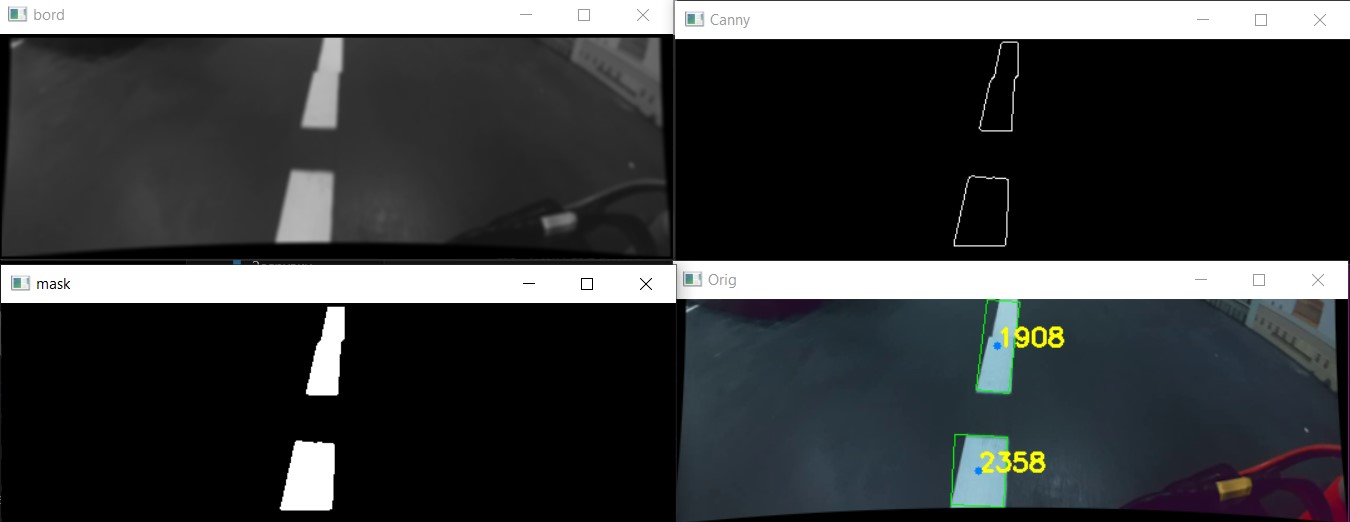
#> input picture road_lines.jpg, 1350 x 522 px, given in place of 1080.mp4, which was not available
$ python recog_lines.py
#> lines starting #> are read from the running program, lines starting #| are printed output that depends on the picture; after the words box and inside, x2 and y2 are one past the last pixel; in counts of white or black regions, pixels touching at a corner belong together; pictures that were not available may be replaced by others from this repository, and a replacement may not be noted
import cv2
import numpy as np
import time

frame_width = 2592
frame_height = 1944
focal_length_mm = 0.87  # фокусное расстояние в мм
sensor_diagonal_mm = 4  # диагональ сенсора в мм
aspect_ratio = 4/3  # соотношение сторон кадра
sensor_width_mm = 3.39
sensor_height_mm = 2.54
pixel_width_mm = sensor_width_mm / frame_width
pixel_height_mm = sensor_height_mm / frame_height
f_x = focal_length_mm / pixel_width_mm
f_y = focal_length_mm / pixel_height_mm
c_x = 1080 / 2
c_y = 720 / 2
camera_matrix = np.array([[f_x, 0, c_x],
                          [0, f_y, c_y],
                          [0, 0, 1]], dtype=np.float32)
k1 = -0.3  # Параметр радиального искажения
dist_coeffs = np.array([k1, 0, 0, 0, 0], dtype=np.float32)


def distor_corr(frame):
    h, w = frame.shape[:2]
    new_camera_matrix, roi = cv2.getOptimalNewCameraMatrix(
        camera_matrix, dist_coeffs, (w, h), 1, (w, h))
    undistorted_frame = cv2.undistort(
        frame, camera_matrix, dist_coeffs, None, new_camera_matrix)
    return undistorted_frame


# Open the video file
cap = cv2.VideoCapture('1080.mp4')

# Variable to control the pause state
is_paused = False
current_frame_index = 0


def read_frame(frame_index):
    cap.set(cv2.CAP_PROP_POS_FRAMES, frame_index)
    ret, frame = cap.read()
    return ret, frame

#######################


# [11 lines left out: function process_frame, not called in this run]


def order_points(pts):
    # Сортировка по Y-координате (pts[:, 1]) сначала, затем по X-координате (pts[:, 0])
    sorted_pts = pts[np.lexsort((pts[:, 0], pts[:, 1]))]

    # Упорядочивание точек для образования прямоугольника
    rect = np.zeros((4, 2), dtype=pts.dtype)

    if sorted_pts[0, 0] < sorted_pts[1, 0]:
        rect[0] = sorted_pts[0]
        rect[1] = sorted_pts[1]
    else:
        rect[0] = sorted_pts[1]
        rect[1] = sorted_pts[0]

    if sorted_pts[2, 0] < sorted_pts[3, 0]:
        rect[2] = sorted_pts[3]
        rect[3] = sorted_pts[2]
    else:
        rect[2] = sorted_pts[2]
        rect[3] = sorted_pts[3]

    return rect

#########################


# [26 lines left out: function crop_triangle, not called in this run]


sk = 10
top, bottom, left, right = [sk, sk, sk, sk]  # толщина рамки

start_frame = 80  # 1000
end_frame = 3000
# Read the first frame at the start_frame index
current_frame_index = start_frame
ret, frame = read_frame(current_frame_index)
#> in read_frame, frame is the input picture: shape (522, 1350, 3); mean B, G, R 62.1, 60.9, 58.8
#> ret = True


while True:
    if not is_paused:
        # Read a frame from the video capture
        ret, frame = read_frame(current_frame_index)
        if not ret or current_frame_index > end_frame:
            break

        current_frame_index += 1
    else:
        key = cv2.waitKey(1) & 0xFF
        if key == ord('q'):
            break
        elif key == ord('p'):  # Pause/resume on 'p' key
            is_paused = not is_paused
        continue

    frame = distor_corr(frame)
#> in distor_corr, `undistorted_frame = cv2.undistort( frame, camera_matrix, dist_coeffs, ..`:
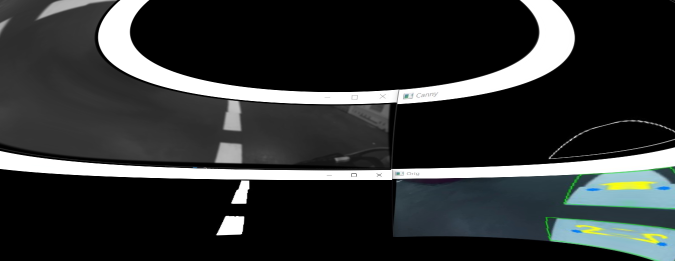
#> undistorted_frame: shape (522, 1350, 3) (shown at 1/2 size); mean B, G, R 51, 51, 48.1

    # frame[:int(frame.shape[0]*0.5), :] = 0
    frame = frame[int(frame.shape[0]*0.5):, :]
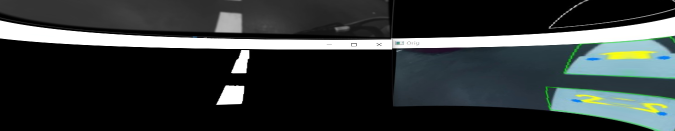
#> frame: shape (261, 1350, 3) (shown at 1/2 size); mean B, G, R 55.8, 55.8, 50
    # frame = frame[:, 300:frame.shape[1] - 300]
    # frame = crop_triangle(frame, 0.1)

    gray = cv2.cvtColor(frame, cv2.COLOR_BGR2GRAY)
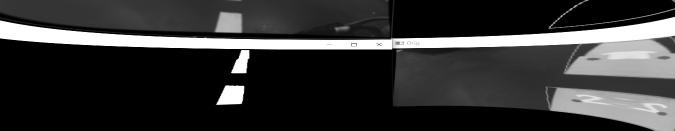
#> gray: shape (261, 1350) (shown at 1/2 size); min 0, max 255, mean 54
    blur = cv2.GaussianBlur(gray, (5, 5), 1.5)
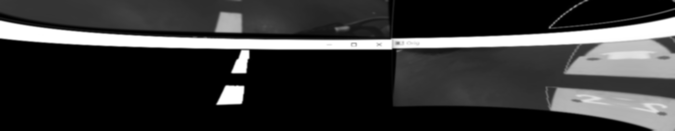
#> blur: shape (261, 1350) (shown at 1/2 size); min 0, max 255, mean 54
    # eqhist = cv2.equalizeHist(gray)

    # bord = cv2.copyMakeBorder(blur, 2*top, 2*bottom, 2*left, 2*right, cv2.BORDER_CONSTANT, value=[0,0,0])
    # bord = cv2.copyMakeBorder(bord, top, bottom, left, right, cv2.BORDER_CONSTANT, value=[255,255,255])
    bord = cv2.rectangle(
        blur, (1, 1), (frame.shape[1]-1, frame.shape[0]-1), (0, 0, 0), 2)

    mask = np.where(bord >= 144, 255, 0).astype(np.uint8)
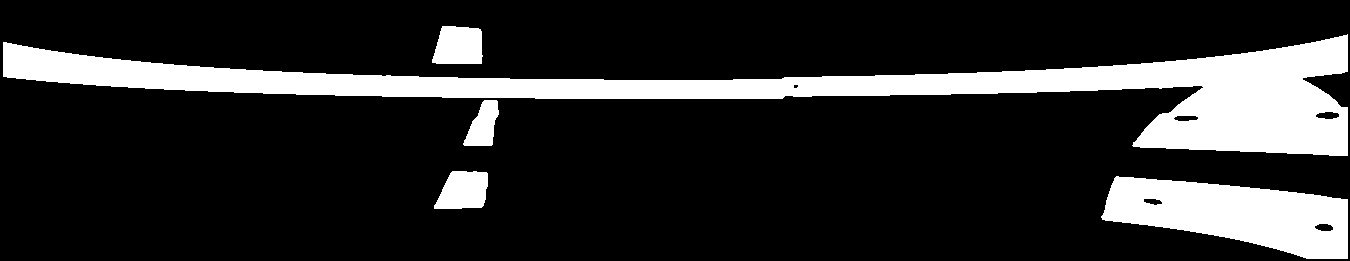
#> mask: shape (261, 1350); 17.3% white; 5 white regions, box (x1, y1, x2, y2) and area: (3, 34, 1348, 156) 43910, (1101, 176, 1348, 259) 12801, (432, 26, 483, 64) 1676, (434, 171, 488, 209) 1638, (463, 100, 499, 146) 1049

    edges = cv2.Canny(mask, 50, 150)
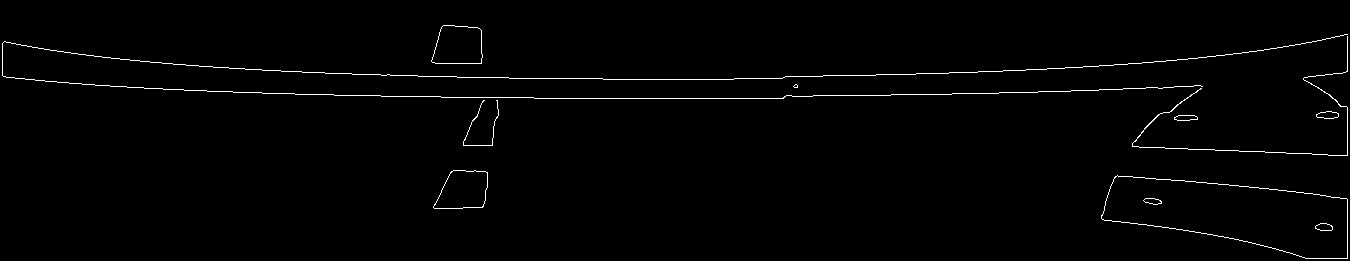
#> edges: shape (261, 1350); 1.2% white in thin lines or dots, all inside (x1, y1, x2, y2) = (2, 25, 1348, 259)

    # hough = process_frame(frame, edges)

    cnt_simple = []
    cnt_oi = []

    contours, _ = cv2.findContours(
        edges, cv2.RETR_EXTERNAL, cv2.CHAIN_APPROX_SIMPLE)
#> contours = 9 contours, 3 with area under 20; largest, box (x1, y1, x2, y2) and area: (1101, 175, 1348, 259) 12962, (431, 25, 483, 64) 1660, (433, 170, 488, 209) 1618, (1316, 111, 1339, 119) 118, (1174, 115, 1198, 121) 97, (1132, 36, 1348, 156) 52
    for i, cn in enumerate(contours):
        isOI = False
        # [27 lines of commented-out code are left out]

        rect = cv2.minAreaRect(cn)
        box = cv2.boxPoints(rect)
        box = np.int0(box)
        box = np.int0(order_points(box))

        cv2.drawContours(frame, [box], -1, (0, 255, 0), 1)
        area = cv2.contourArea(box)

        if 4000 < area:
            cX = 0
            cY = 0
            for i, p in enumerate(box):
                cX += p[0]
                cY += p[1]
                # cv2.putText(frame, f'{i}', p, cv2.FONT_HERSHEY_SIMPLEX, 0.67, (0, 0, 255), 2)
            cX = int(cX/len(box))
            cY = int(cY/len(box))
            cv2.putText(frame, f'{round(area)}', (cX, cY),
                        cv2.FONT_HERSHEY_SIMPLEX, 0.67, (0, 255, 255), 2)
            cv2.circle(frame, (cX, cY), 3, (255, 128, 0), -1)

            m_top = (box[0]+box[1])//2
            m_bott = (box[3]+box[2])//2

            # cv2.circle(frame, m_top, 4, (0,0,255), -1)
            # cv2.circle(frame, m_bott, 4, (0,0,255), -1)

            delta_x = m_top[0] - m_bott[0]
            delta_y = m_top[1] - m_bott[1]
            theta_rad = np.arctan2(delta_y, delta_x)
            theta_deg = -int(np.degrees(theta_rad))
            # cv2.putText(frame, f'{theta_deg}', (cX, cY), cv2.FONT_HERSHEY_SIMPLEX, 0.67, (0, 0, 255), 2)

            if area >= 80000:
                cv2.circle(frame, (cX, cY), 5, (0, 0, 255), -1)
                isOI = True
                cnt_oi.append((i, cX, cY, area, theta_deg, isOI))
            else:
                cnt_simple.append((i, cX, cY, area, theta_deg, isOI))
#> this loop made 9 passes
#> (isOI, box, sorted_pts in order_points, area, cX, cY, m_top, m_bott) on passes 1, 7: (False, [[1106, 168], [1354, 197], [1346, 262], [1098, 233]], [[1106, 168], [1354, 197], [1098, 233], [1346, 262]], 16352, 1226, 215, [1230, 182], [1222, 247]), (False, [[1132, 36], [1347, 36], [1347, 155], [1132, 155]], [[1132, 36], [1347, 36], [1132, 155], [1347, 155]], 25585, 1239, 95, [1239, 36], [1239, 155])
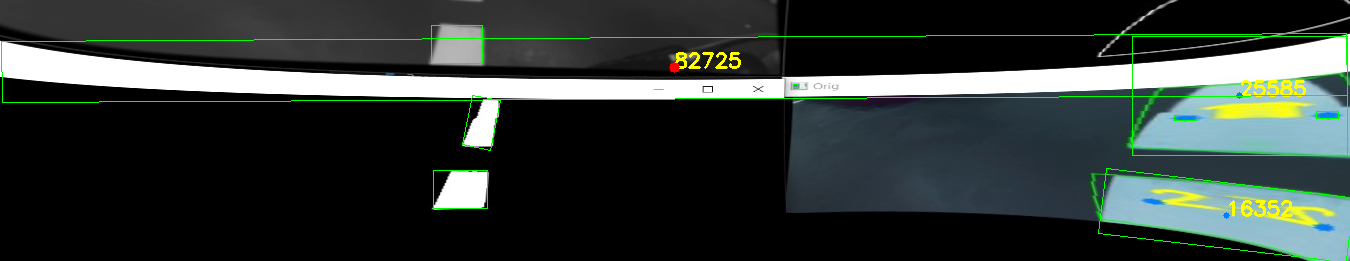
#> frame: shape (261, 1350, 3); 1.8% of pixels changed, all inside (x1, y1, x2, y2) = (1, 25, 1350, 261)
#> after the loop, cnt_oi = [(3, 674, 67, 82725, 90, True)]; cnt_simple = [(3, 1226, 215, 16352, 82, False), (3, 1239, 95, 25585, 90, False)]

    if len(cnt_oi) > 0:
        if len(cnt_oi) > 1:
            print('pizdec')
        else:
            if len(cnt_simple) > 0:
                oi_data = cnt_oi[0]
#> oi_data = (3, 674, 67, 82725, 90, True)
                mean_y = int(sum(cnt[2] for cnt in cnt_simple)/len(cnt_simple))
#> mean_y = 155
                if len(cnt_simple) >= 3:
                    if mean_y < oi_data[2]:
                        print('ПЕРЕКРЁСОК БУДЕТ')
                    elif mean_y > oi_data[2]:
                        print('ПЕРЕКРЁСОК БЫЛ')
                    else:
                        print('ERR че за хуйня')
                else:
                    print("ПОВОРОТ")  ##### СЛАБОЕ МЕСТО СРАЗУ ПОСЛЕ ПРОЕЗДА ПЕРЕХОДА (пизда логике)
            else:
                print('ПОВРОТ 100%')


        #

    # cv2.imshow('eq', eqhist)
    cv2.imshow('g', blur)
    cv2.imshow('Canny', edges)

    cv2.imshow('mask', mask)

    cv2.imshow('bord', bord)
    cv2.imshow('Orig', frame)
   # cv2.imshow('Lines', hough)

    time.sleep(0.06)
    # Handle key events
    key = cv2.waitKey(1) & 0xFF
#> (key q is pressed here)
    if key == ord('q'):
        break
    elif key == ord('p'):  # Pause/resume on 'p' key
        is_paused = not is_paused
    elif is_paused:
        if key == ord('n'):  # Move to next frame
            current_frame_index += 1
            ret, frame = read_frame(current_frame_index)
            if not ret:
                current_frame_index -= 1  # Stay at the last frame if end is reached
        elif key == ord('b'):  # Move to previous frame
            current_frame_index -= 1
            if current_frame_index < 0:
                current_frame_index = 0  # Stay at the first frame if beginning is reached
            ret, frame = read_frame(current_frame_index)

cap.release()
cv2.destroyAllWindows()

$ run again, on signs.jpg
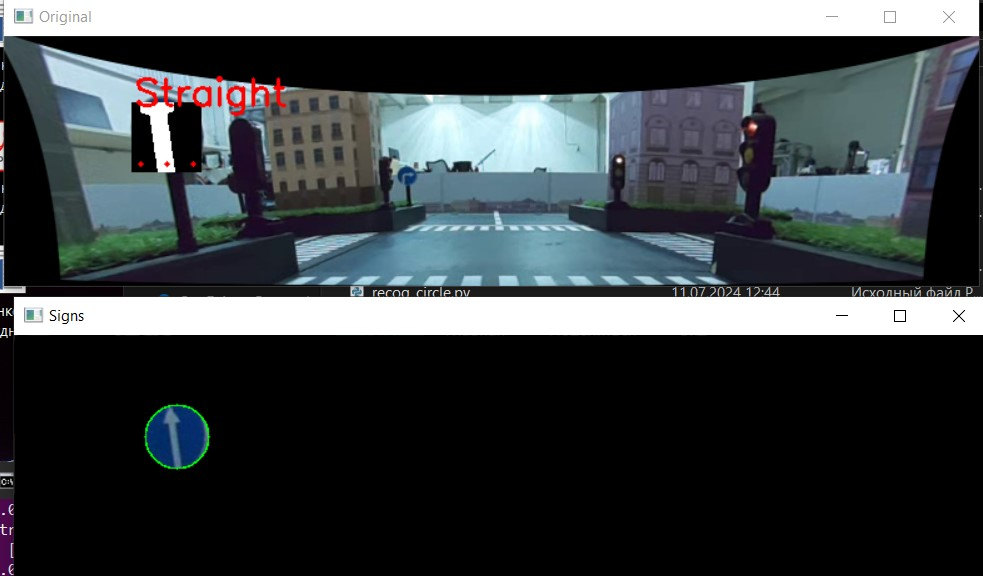
#> input picture signs.jpg, 983 x 576 px, given in place of 1080.mp4, which was not available
#> in read_frame, frame is the input picture: shape (576, 983, 3); mean B, G, R 71, 68.1, 62.5
#> ret = True
#> `mask = np.where(bord >= 144, 255, 0).astype(np.uint8)`:
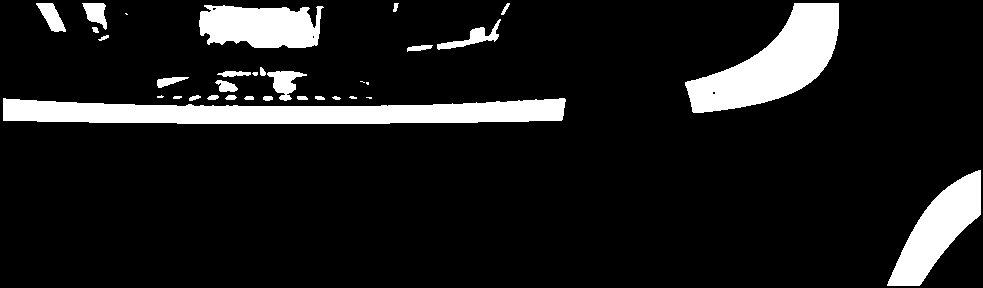
#> mask: shape (288, 983); 11.1% white; 33 white regions (7 under 20 px), largest, box (x1, y1, x2, y2) and area: (3, 98, 566, 124) 10755, (685, 3, 839, 113) 8231, (887, 170, 981, 286) 4778
#> edges: shape (288, 983); 1.2% white in thin lines or dots
#> contours = 44 contours, 28 with area under 20; largest, box (x1, y1, x2, y2) and area: (2, 97, 566, 124) 10726, (684, 2, 839, 113) 8242, (887, 169, 981, 286) 4778, (36, 2, 66, 32) 457, (82, 2, 107, 30) 406
#> the loop `for i, cn in enumerate(contours):` made 44 passes
#> (box, sorted_pts in order_points, area, cX, cY, m_top, m_bott, delta_x) on passes 1, 3, 37: ([[967, 158], [1002, 188], [906, 301], [870, 271]], [[967, 158], [1002, 188], [870, 271], [906, 301]], 6906.5, 936, 229, [984, 173], [888, 286], 96), ([[2, 97], [564, 97], [564, 123], [2, 123]], [[2, 97], [564, 97], [2, 123], [564, 123]], 14612, 283, 110, [283, 97], [283, 123], 0), ([[197, 10], [321, 7], [322, 46], [198, 48]], [[321, 7], [197, 10], [322, 46], [198, 48]], 4776.5, 259, 27, [259, 8], [260, 47], -1)
#> after the loop `for i, cn in enumerate(contours):`:
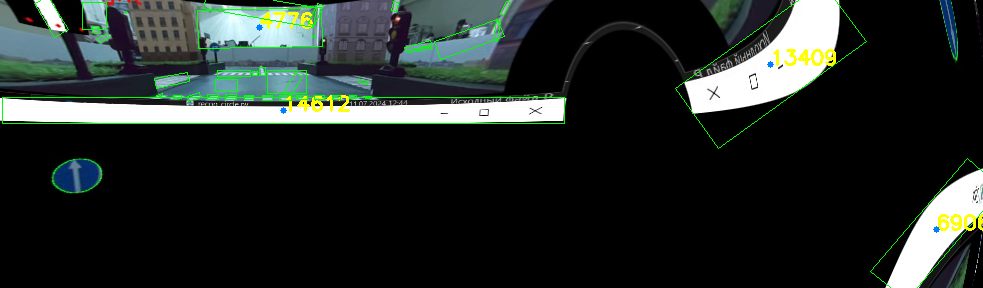
#> frame: shape (288, 983, 3); mean B, G, R 40.2, 43.6, 37
#> after the loop `for i, cn in enumerate(contours):`: cnt_oi = []; cnt_simple = [(3, 936, 229, 6906.5, 49, False), (3, 283, 110, 14612, 90, False), (3, 259, 27, 4776.5, 91, False), (3, 770, 64, 13409, 35, False)]

$ run again, on turn.jpg
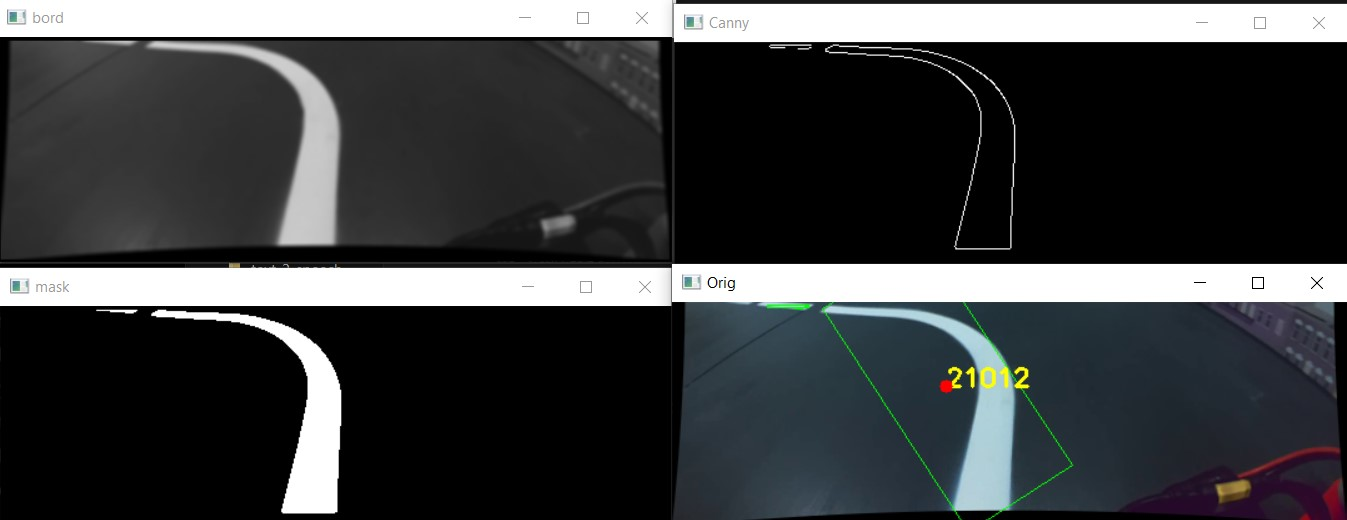
#> input picture turn.jpg, 1347 x 520 px, given in place of 1080.mp4, which was not available
#> in read_frame, frame is the input picture: shape (520, 1347, 3); mean B, G, R 65.5, 64, 61.9
#> ret = True
#> `mask = np.where(bord >= 144, 255, 0).astype(np.uint8)`:
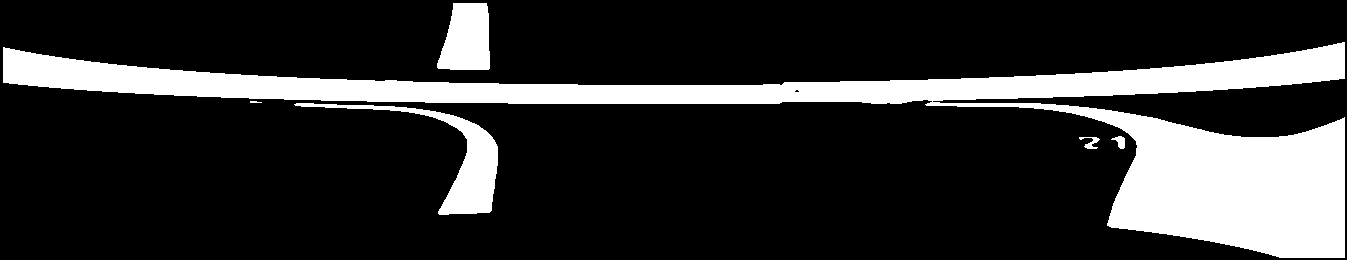
#> mask: shape (260, 1347); 19% white; 6 white regions (1 under 20 px), largest, box (x1, y1, x2, y2) and area: (3, 42, 1345, 258) 59262, (294, 103, 498, 215) 4232, (437, 3, 490, 70) 2888, (1079, 137, 1100, 149) 110, (1111, 136, 1125, 149) 102
#> edges: shape (260, 1347); 1.4% white in thin lines or dots
#> contours = 10 contours, 7 with area under 20; largest, box (x1, y1, x2, y2) and area: (2, 41, 1345, 104) 31748, (294, 102, 498, 215) 4212, (436, 2, 490, 70) 2864
#> the loop `for i, cn in enumerate(contours):` made 10 passes
#> (isOI, box, sorted_pts in order_points, area, cX, cY, m_top, m_bott) on passes 4 to 5: (False, [[925, 102], [1349, 119], [1343, 259], [919, 242]], [[925, 102], [1349, 119], [919, 242], [1343, 259]], 59462, 1134, 180, [1137, 110], [1131, 250]), (False, [[943, 97], [1344, 117], [1342, 141], [942, 121]], [[943, 97], [1344, 117], [942, 121], [1342, 141]], 9642, 1142, 119, [1143, 107], [1142, 131])
#> after the loop `for i, cn in enumerate(contours):`:
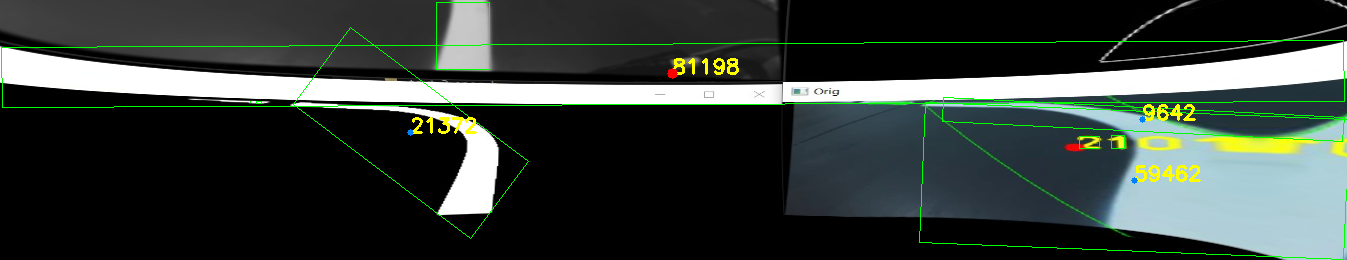
#> frame: shape (260, 1347, 3); mean B, G, R 58.9, 64.2, 55.7
#> after the loop `for i, cn in enumerate(contours):`: cnt_oi = [(3, 672, 73, 81197.5, 90, True)]; cnt_simple = [(3, 1134, 180, 59462, 87, False), (3, 1142, 119, 9642, 87, False), (3, 410, 132, 21372.5, 143, False)]
#> oi_data = (3, 672, 73, 81197.5, 90, True)
#> mean_y = 143
